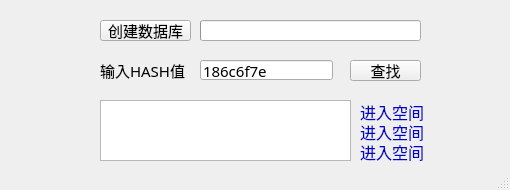
<?xml version="1.0" encoding="UTF-8"?>
<ui version="4.0">
 <class>MainWindow</class>
 <widget class="QMainWindow" name="MainWindow">
  <property name="geometry">
   <rect>
    <x>0</x>
    <y>0</y>
    <width>510</width>
    <height>190</height>
   </rect>
  </property>
  <property name="sizePolicy">
   <sizepolicy hsizetype="Preferred" vsizetype="Preferred">
    <horstretch>0</horstretch>
    <verstretch>0</verstretch>
   </sizepolicy>
  </property>
  <property name="minimumSize">
   <size>
    <width>510</width>
    <height>190</height>
   </size>
  </property>
  <property name="maximumSize">
   <size>
    <width>510</width>
    <height>190</height>
   </size>
  </property>
  <property name="windowTitle">
   <string>查找弹幕发送者</string>
  </property>
  <widget class="QWidget" name="centralwidget">
   <widget class="QLabel" name="label">
    <property name="geometry">
     <rect>
      <x>100</x>
      <y>60</y>
      <width>93</width>
      <height>20</height>
     </rect>
    </property>
    <property name="font">
     <font>
      <family>等线</family>
      <pointsize>11</pointsize>
     </font>
    </property>
    <property name="text">
     <string>输入HASH值</string>
    </property>
   </widget>
   <widget class="QPushButton" name="pushButton">
    <property name="geometry">
     <rect>
      <x>350</x>
      <y>60</y>
      <width>71</width>
      <height>21</height>
     </rect>
    </property>
    <property name="font">
     <font>
      <family>等线</family>
      <pointsize>11</pointsize>
     </font>
    </property>
    <property name="text">
     <string>查找</string>
    </property>
   </widget>
   <widget class="QTextBrowser" name="textBrowser">
    <property name="geometry">
     <rect>
      <x>100</x>
      <y>100</y>
      <width>251</width>
      <height>61</height>
     </rect>
    </property>
    <property name="font">
     <font>
      <family>等线</family>
      <pointsize>12</pointsize>
     </font>
    </property>
   </widget>
   <widget class="QLabel" name="label_2">
    <property name="geometry">
     <rect>
      <x>360</x>
      <y>100</y>
      <width>71</width>
      <height>21</height>
     </rect>
    </property>
    <property name="font">
     <font>
      <family>等线</family>
      <pointsize>12</pointsize>
     </font>
    </property>
    <property name="text">
     <string>&lt;html&gt;&lt;head/&gt;&lt;body&gt;&lt;p&gt;&lt;a href=&quot;https://space.bilibili.com/2&quot;&gt;&lt;span style=&quot; text-decoration: none; color:#0000CC;&quot;&gt;进入空间&lt;/span&gt;&lt;/a&gt;&lt;/p&gt;&lt;/body&gt;&lt;/html&gt;</string>
    </property>
    <property name="openExternalLinks">
     <bool>true</bool>
    </property>
   </widget>
   <widget class="QLineEdit" name="lineEdit">
    <property name="geometry">
     <rect>
      <x>200</x>
      <y>60</y>
      <width>133</width>
      <height>20</height>
     </rect>
    </property>
    <property name="font">
     <font>
      <family>等线</family>
      <pointsize>11</pointsize>
     </font>
    </property>
    <property name="text">
     <string>186c6f7e</string>
    </property>
   </widget>
   <widget class="QLabel" name="label_3">
    <property name="geometry">
     <rect>
      <x>360</x>
      <y>120</y>
      <width>71</width>
      <height>21</height>
     </rect>
    </property>
    <property name="font">
     <font>
      <family>等线</family>
      <pointsize>12</pointsize>
     </font>
    </property>
    <property name="text">
     <string>&lt;html&gt;&lt;head/&gt;&lt;body&gt;&lt;p&gt;&lt;a href=&quot;https://space.bilibili.com/2&quot;&gt;&lt;span style=&quot; text-decoration: none; color:#0000CC;&quot;&gt;进入空间&lt;/span&gt;&lt;/a&gt;&lt;/p&gt;&lt;/body&gt;&lt;/html&gt;</string>
    </property>
    <property name="openExternalLinks">
     <bool>true</bool>
    </property>
   </widget>
   <widget class="QLabel" name="label_4">
    <property name="geometry">
     <rect>
      <x>360</x>
      <y>140</y>
      <width>71</width>
      <height>21</height>
     </rect>
    </property>
    <property name="font">
     <font>
      <family>等线</family>
      <pointsize>12</pointsize>
     </font>
    </property>
    <property name="text">
     <string>&lt;html&gt;&lt;head/&gt;&lt;body&gt;&lt;p&gt;&lt;a href=&quot;https://space.bilibili.com/2&quot;&gt;&lt;span style=&quot; text-decoration: none; color:#0000CC;&quot;&gt;进入空间&lt;/span&gt;&lt;/a&gt;&lt;/p&gt;&lt;/body&gt;&lt;/html&gt;</string>
    </property>
    <property name="openExternalLinks">
     <bool>true</bool>
    </property>
   </widget>
   <widget class="QPushButton" name="pushButton_2">
    <property name="geometry">
     <rect>
      <x>100</x>
      <y>20</y>
      <width>91</width>
      <height>21</height>
     </rect>
    </property>
    <property name="font">
     <font>
      <family>等线</family>
      <pointsize>11</pointsize>
     </font>
    </property>
    <property name="text">
     <string>创建数据库</string>
    </property>
   </widget>
   <widget class="QProgressBar" name="progressBar">
    <property name="geometry">
     <rect>
      <x>200</x>
      <y>20</y>
      <width>221</width>
      <height>21</height>
     </rect>
    </property>
    <property name="maximum">
     <number>1000</number>
    </property>
    <property name="value">
     <number>0</number>
    </property>
    <property name="textVisible">
     <bool>false</bool>
    </property>
   </widget>
  </widget>
  <widget class="QMenuBar" name="menubar">
   <property name="geometry">
    <rect>
     <x>0</x>
     <y>0</y>
     <width>510</width>
     <height>23</height>
    </rect>
   </property>
  </widget>
  <widget class="QStatusBar" name="statusbar"/>
 </widget>
 <resources/>
 <connections/>
</ui>
